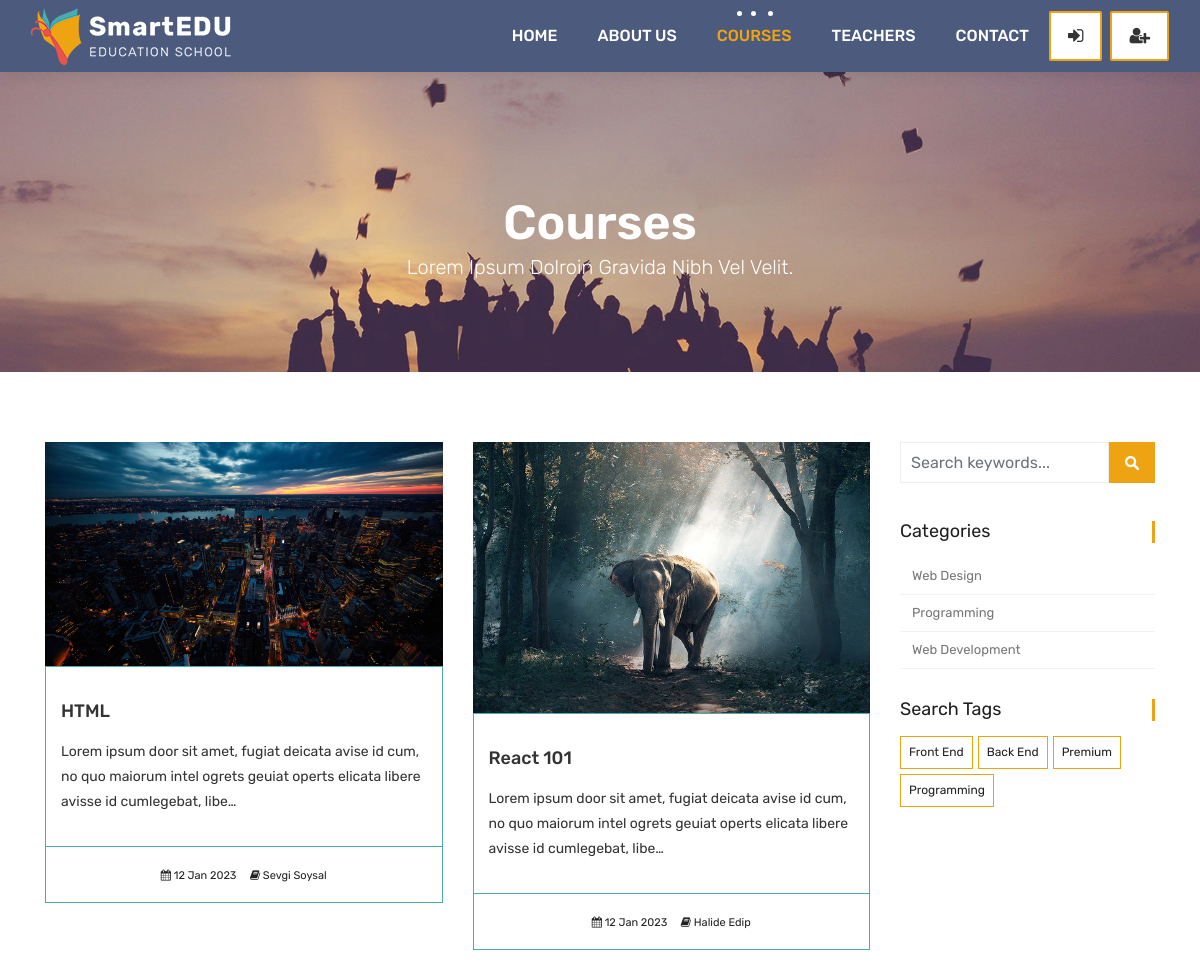
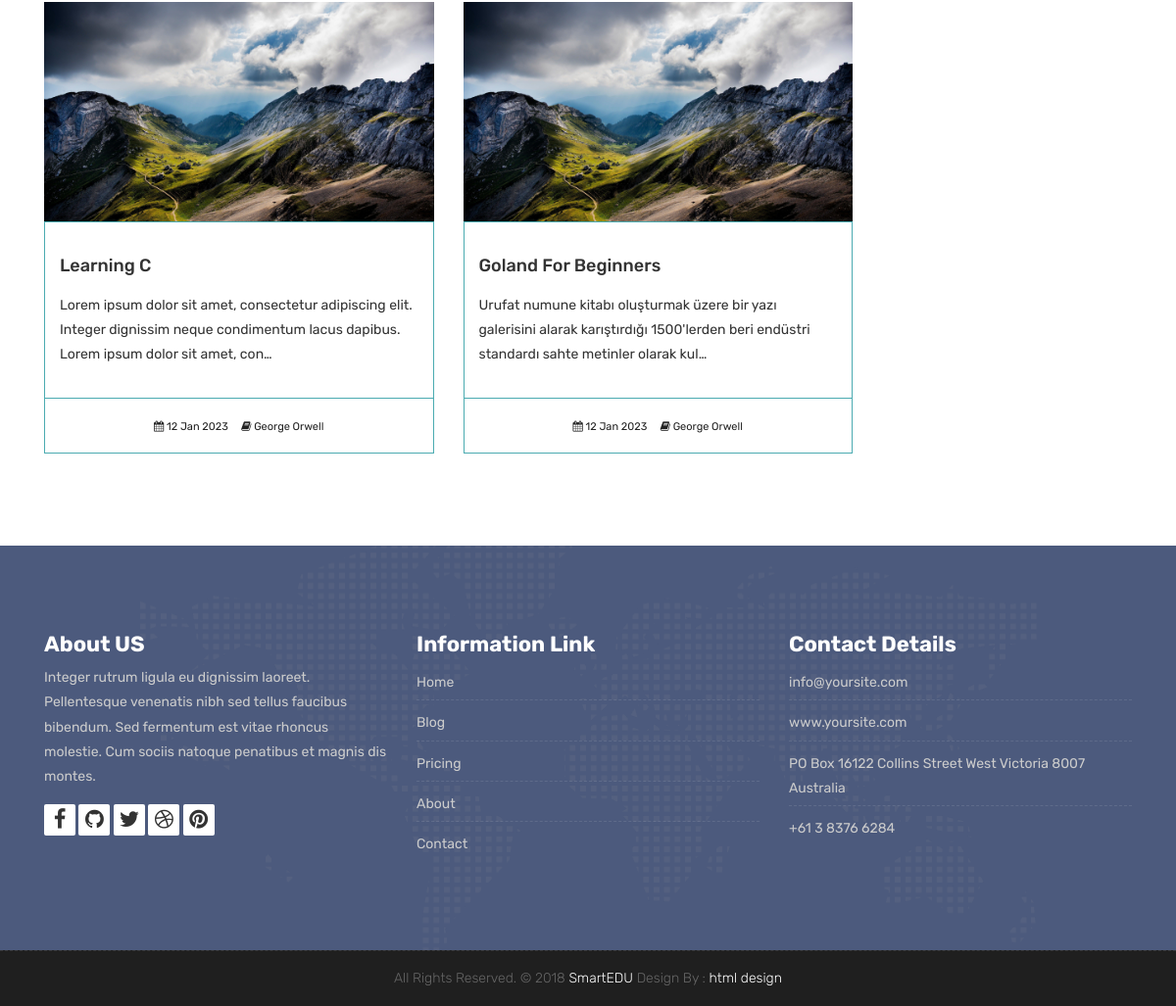
Page /courses/ on the committed database (2 pictures, top to bottom).
### courses/models.py (models this page shows, shortened)
class Course(models.Model):
    teacher = models.ForeignKey(Teacher, null=True, on_delete=models.CASCADE)
    name = models.CharField(max_length=200, unique=True)
    category = models.ForeignKey(Category, null=True, on_delete=models.DO_NOTHING)
    tags = models.ManyToManyField(Tag, blank=True, null=True)
    students = models.ManyToManyField(User, blank=True, related_name='courses_joined')
    description = models.TextField(blank=True, null=True)
    image = models.ImageField(upload_to="courses/%Y/%m/%d/", default="courses/default_course_image.jpg")
    date = models.DateTimeField(auto_now=True)
    available = models.BooleanField(default=True)

class Category(models.Model):
    name = models.CharField(max_length=50, null=True)
    slug = models.SlugField(max_length=50, unique=True, null=True)

class Tag(models.Model):
    name = models.CharField(max_length=50, null=True)
    slug = models.SlugField(max_length=50, unique=True, null=True)

### teachers/models.py (models this page shows)
class Teacher(models.Model):
    name = models.CharField(max_length=50)
    title = models.CharField(max_length=50)
    description = models.TextField(blank=True)
    image = models.ImageField(upload_to="courses/%Y/%m/%d/")
    facebook = models.URLField(max_length=100, blank=True)
    twitter = models.URLField(max_length=100, blank=True)
    linkedin = models.URLField(max_length=100, blank=True)
    youtube = models.URLField(max_length=100, blank=True)
    def __str__(self):
        return self.name

### courses/views.py (the view)
# urls.py: path('', views.course_list, name="courses"),
def course_list(request, category_slug=None, tag_slug=None):
    category_page = None
    tag_page = None
    categories = categories = Category.objects.all()
    tags = Tag.objects.all()
    current_user = request.user
    if category_slug != None:
        category_page = get_object_or_404(Category, slug=category_slug)
        courses = Course.objects.filter(available=True, category= category_page)
    elif tag_slug != None:
        tag_page = get_object_or_404(Tag, slug=tag_slug)
        courses = Course.objects.filter(available=True, tags=tag_page)
    else:
        if current_user.is_authenticated:
            enrolled_courses = current_user.courses_joined.all()
            courses = Course.objects.all().order_by('-date')
            for course in enrolled_courses:
                courses = courses.exclude(id = course.id)
        else:
            courses = Course.objects.all().order_by('-date')
    context = {
        'courses': courses,
        'categories': categories,
        'tags':tags
    }
    return render(request, 'courses.html', context)

### templates/courses.html
{% extends 'partials/_base.html' %}
{% load static %}
{% block content %}
	<div class="all-title-box">
		<div class="container text-center">
			<h1>Courses<span class="m_1">Lorem Ipsum dolroin gravida nibh vel velit.</span></h1>
		</div>
	</div>
    <div id="overviews" class="section wb">
        <div class="container">
            <div class="row">
                <div class="col-lg-9 blog-post-single">
                    <div class="row">
                        {% for course in courses %}
                        <div class="col-lg-6 col-md-6 col-12 mb-4">
                            <div class="course-item">
                                <div class="image-blog">
                                    <img src=" {{course.image.url}} " alt="" class="img-fluid">
                                </div>
                                <div class="course-br">
                                    <div class="course-title">
                                        <h2><a href="{% url 'course_detail' course.category.slug course.id %}" title="">{{course.name}}</a></h2>
                                    </div>
                                    <div class="course-desc">
                                        <p> {{course.description | truncatechars:140}} </p>
                                    </div>
                                </div>
                                <div class="course-meta-bot">
                                    <ul>
                                        <li><i class="fa fa-calendar" aria-hidden="true"></i> {{course.date |date:"d M Y"}} </li>
                                        <li><i class="fa fa-book" aria-hidden="true"></i> {{course.teacher}}</li>
                                    </ul>
                                </div>
                            </div>
                        </div>
                        {% endfor %}
                    </div>
                </div>
				<div class="col-lg-3 col-12 right-single">
					<div class="widget-search">
						<div class="site-search-area">
							<form method="get" id="site-searchform" action=" {% url 'search' %} ">
								<div>
									<input class="input-text form-control" name="search"  placeholder="Search keywords..." type="text">
									<input id="searchsubmit" value="Search" type="submit">
								</div>
							</form>
						</div>
					</div>
					<div class="widget-categories">
						<h3 class="widget-title">Categories</h3>
						<ul>
							{% for category in categories %}
							<li><a href=" {% url 'courses_by_category' category.slug %} ">{{category.name}}</a></li>
						    {% endfor %}
						</ul>
					</div>
					<div class="widget-tags">
						<h3 class="widget-title">Search Tags</h3>
						{% for tag in tags %}
						<ul class="tags">
							    <li><a href=" {% url 'courses_by_tag' tag.slug %} ">{% if tag.slug in request.path %}<b>{{tag.name}}</b>{% else %}{{tag.name}}{% endif %}</a></li>
						</ul>
						{% endfor %}
					</div>
				</div>
            </div>
        </div>
    </div>
    {% endblock %}

### templates/partials/_base.html (shortened to what this page needs)
{% load static %}
<!DOCTYPE html>
<html lang="en">
    <link rel="stylesheet" href="{% static 'css/bootstrap.min.css' %}">
    <link rel="stylesheet" href="{% static 'style.css' %}">
    <link rel="stylesheet" href="{% static 'css/versions.css' %}">
    <link rel="stylesheet" href="{% static 'css/responsive.css' %}">
    <link rel="stylesheet" href="{% static 'css/custom.css' %}">
{% load static %}
</head>
<body class="host_version">
    {% include 'partials/_navbar.html' %}
    {% block content %}
    {% endblock %}
    {% include 'partials/_footer.html' %}

### templates/partials/_navbar.html (shortened to what this page needs)
{% load static %}
<header class="top-navbar">
    <nav class="navbar navbar-expand-lg navbar-light bg-light">
        <div class="container-fluid">
            <a class="navbar-brand" href="{% url 'index' %}">
                <img src="{% static 'images/logo.png' %}" alt="" />
            </a>
            <div class="collapse navbar-collapse" id="navbars-host">
                <ul class="navbar-nav ml-auto">
                    <li class="nav-item {% if '/' == request.path%} active {% endif %}"><a class="nav-link" href="{% url 'index' %}">Home</a></li>
                    <li class="nav-item {% if 'about' in request.path%} active {% endif %}"><a class="nav-link" href="{% url 'about' %}">About Us</a></li>
                    <li class="nav-item {% if 'courses' in request.path%} active {% endif %}"><a class="nav-link" href="{% url 'courses' %}">Courses</a></li>
                    <li class="nav-item {% if 'teachers' in request.path%} active {% endif %}"><a class="nav-link" href="{% url 'teachers' %}">Teachers</a></li>
                    <li class="nav-item {% if 'contact' in request.path%} active {% endif %}"><a class="nav-link" href="{% url 'contact' %}">Contact</a></li>
                </ul>
                <ul class="nav navbar-nav navbar-right">
                    {% if user.is_authenticated %}
                    <li><a class="hover-btn-new log orange mr-2" href=" {% url 'dashboard' %} " ><span> {{user.username}} </span></a></li>
                    <li><a class="hover-btn-new log orange"href="javascript: {document.getElementById('logout').submit()}" ><span><i class="fa fa-sign-out"></i></span></a>
                        <form action=" {% url 'logout' %} " method="POST" id="logout">
                            {% csrf_token %}
                            <input type="hidden">
                        </form>
                    </li>
                    {% else %}
                    <li><a class="hover-btn-new log orange mr-2" href=" {% url 'login' %} " ><span><i class="fa fa-sign-in"></i></span></a></li>
                    <li><a class="hover-btn-new log orange" href=" {% url 'register' %} " ><span><i class="fa fa-user-plus"></i></span></a></li>
                    {% endif %}
                </ul>
            </div>
        </div>
    </nav>
</header>

### templates/partials/_footer.html (shortened to what this page needs)
{% load static %}
<footer class="footer">
    <div class="container">
        <div class="row">
            <div class="col-lg-4 col-md-4 col-xs-12">
                <div class="widget clearfix">
                    <div class="widget-title">
                        <h3>About US</h3>
                    </div>
                    <p> Integer rutrum ligula eu dignissim laoreet. Pellentesque venenatis nibh sed tellus faucibus bibendum. Sed fermentum est vitae rhoncus molestie. Cum sociis natoque penatibus et magnis dis montes.</p>
                    <div class="footer-right">
                        <ul class="footer-links-soi">
                            <li><a href="#"><i class="fa fa-facebook"></i></a></li>
                            <li><a href="#"><i class="fa fa-github"></i></a></li>
                            <li><a href="#"><i class="fa fa-twitter"></i></a></li>
                            <li><a href="#"><i class="fa fa-dribbble"></i></a></li>
                            <li><a href="#"><i class="fa fa-pinterest"></i></a></li>
                        </ul>
                    </div>
                </div>
            </div>
            <div class="col-lg-4 col-md-4 col-xs-12">
                <div class="widget clearfix">
                    <div class="widget-title">
                        <h3>Information Link</h3>
                    </div>
                    <ul class="footer-links">
                        <li><a href="#">Home</a></li>
                        <li><a href="#">Blog</a></li>
                        <li><a href="#">Pricing</a></li>
                        <li><a href="#">About</a></li>
                        <li><a href="#">Contact</a></li>
                    </ul>
                </div>
            </div>
            <div class="col-lg-4 col-md-4 col-xs-12">
                <div class="widget clearfix">
                    <div class="widget-title">
                        <h3>Contact Details</h3>
                    </div>
                    <ul class="footer-links">
                        <li><a href="mailto:#">info@yoursite.com</a></li>
                        <li><a href="#">www.yoursite.com</a></li>
                        <li>PO Box 16122 Collins Street West Victoria 8007 Australia</li>
                        <li>+61 3 8376 6284</li>
                    </ul>
                </div>
            </div>
        </div>
    </div>
</footer>
<div class="copyrights">
    <div class="container">
        <div class="footer-distributed">
            <div class="footer-center">
                <p class="footer-company-name">All Rights Reserved. &copy; 2018 <a href="#">SmartEDU</a> Design By : <a href="https://html.design/">html design</a></p>
            </div>
        </div>
    </div>
</div>
</body>
</html>

### rows in the picture
Course: image (picture), name "HTML", description "Lorem ipsum door sit amet, fugiat deicata avise id cum, no quo maiorum intel ogrets geuiat operts elicata libere avisse id cumlegebat, libe…", date "12 Jan 2023", teacher "Sevgi Soysal"
Course: image (picture), name "React 101", description "Lorem ipsum door sit amet, fugiat deicata avise id cum, no quo maiorum intel ogrets geuiat operts elicata libere avisse id cumlegebat, libe…", date "12 Jan 2023", teacher "Halide Edip"
Course: image (picture), name "Learning C", description "Lorem ipsum dolor sit amet, consectetur adipiscing elit. Integer dignissim neque condimentum lacus dapibus. Lorem ipsum dolor sit amet, con…", date "12 Jan 2023", teacher "George Orwell"
Course: image (picture), name "Goland For Beginners", description "Urufat numune kitabı oluşturmak üzere bir yazı galerisini alarak karıştırdığı 1500'lerden beri endüstri standardı sahte metinler olarak kul…", date "12 Jan 2023", teacher "George Orwell"
Category: name "Web Design"
Category: name "Programming"
Category: name "Web Development"
Tag: name "Front End"
Tag: name "Back End"
Tag: name "Premium"
Tag: name "Programming"
